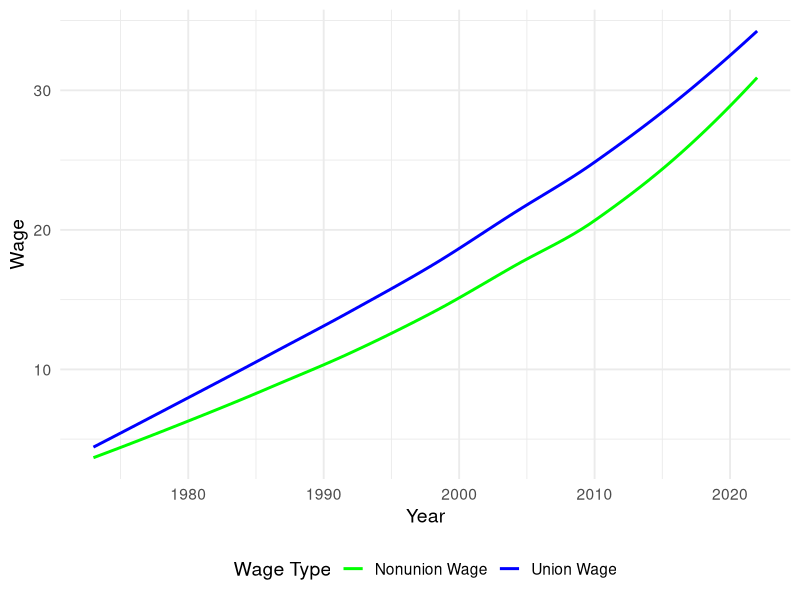

This chart was generated by the following R code: (Note: this script raises an error after producing the figure.)
## ---- chunk 1
library(dslabs)
summary(stars)
## ---- chunk 2
library(ggplot2)
library(tidyverse)
setwd("~/Documents/School/RaceIncomeCalifornia")
demographics <- readr::read_csv('demographics.csv')
wages <- readr::read_csv('wages.csv')
states <- readr::read_csv('states.csv')
filtered_wages <- wages[wages$year >= 2000, ]
filtered_states <- states[states$year >= 2000, ]
filtered_demographics <- demographics[demographics$year >= 2000, ]
merged_data <- merge(states, wages, by = "year", all.x = TRUE)
if (!requireNamespace("data.table", quietly = TRUE)) {
  install.packages("data.table")
}
library(data.table)

setDT(filtered_wages)
setDT(filtered_states)
setDT(filtered_demographics)

setDT(filtered_wages)
setDT(filtered_states)
setDT(filtered_demographics)
wage_trends <- filtered_wages[, 
      list(mean_union_wage = mean(union_wage, 
                                  na.rm = TRUE),
      mean_nonunion_wage = mean(nonunion_wage, 
                                na.rm = TRUE)), by = list(year)]
union_wage_premium <- filtered_wages[, 
      list(raw_premium = mean(union_wage_premium_raw, na.rm = TRUE),
      adjusted_premium = mean(union_wage_premium_adjusted, 
                              na.rm = TRUE)), by = year]
membership_trends <- filtered_demographics[, 
        list(average_p_members = mean(p_members, na.rm = TRUE)), by = year]
average_wage_by_year <- filtered_wages[,
      list(average_wage = (mean(union_wage, na.rm = TRUE) + 
      mean(nonunion_wage, na.rm = TRUE)) / 2), 
        by = list(year)]
merged_data$members_scaled <- merged_data$members * 100
## ---- chunk 3
ggplot(wages, aes(x = year)) +
  geom_smooth(aes(y = union_wage, color = "Union Wage"), 
              se = FALSE, method = "loess") +
  geom_smooth(aes(y = nonunion_wage, color = "Nonunion Wage"), 
              se = FALSE, method = "loess") +
  labs(x = "Year", y = "Wage",
       color = "Type of Wage") +
  theme_minimal(base_size = 14) +
  theme(legend.position = "bottom") +
  scale_color_manual(values = c("Union Wage" = "blue", "Nonunion Wage" = "green")) +
  guides(color = guide_legend(title = "Wage Type"))
## ---- chunk 4
knitr::include_graphics("images/wageyear-1.png")
## ---- chunk 5
knitr::include_graphics("images/wageyear-1.png")
